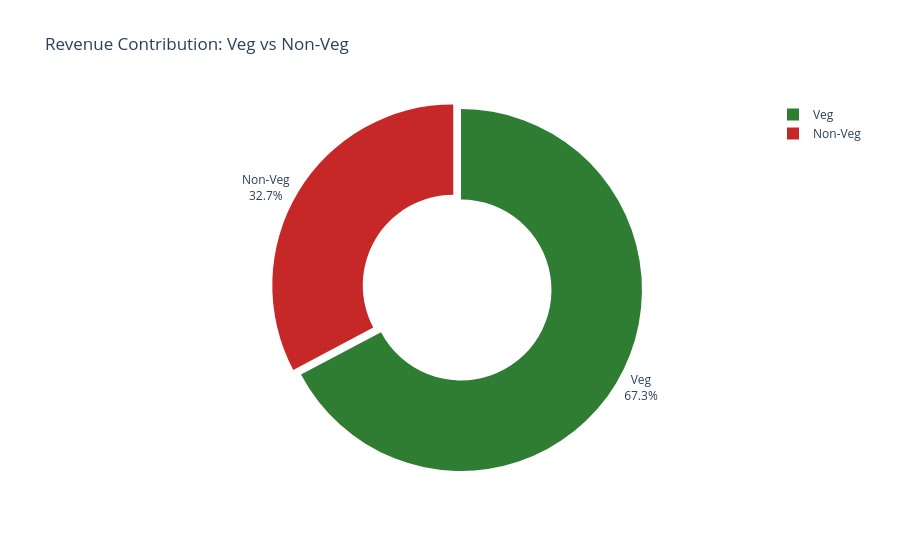

Source (notebook cell):
### Code cell
# 2. Plot custom donut chart
fig = px.pie(
    food_revenue,
    values="Price (INR)",
    names="Food Category",
    hole=0.5,
    title="Revenue Contribution: Veg vs Non-Veg",
    # Custom color mapping matching standard food industry indicators
    color="Food Category",
    color_discrete_map={"Veg": "#2e7d32", "Non-Veg": "#c62828"} 
)

# 3. Refine trace text and pull presentation
fig.update_traces(
    textinfo="label+percent",
    textposition="outside",  # Prevents overlapping text inside thin slices
    pull=[0.05 if cat == "Non-Veg" else 0 for cat in food_revenue["Food Category"]],
    hovertemplate="<b>%{label}</b><br>Revenue: ₹%{value:,.2f}<br>Share: %{percent}<extra></extra>"
)

### Figure 1 — Plotly figure (JSON) as saved in the notebook; plotly's stock layout.template omitted (floating-point values rounded to 4 significant figures)
{"data": [{"customdata": [["Non-Veg"], ["Veg"]], "domain": {"x": [0, 1], "y": [0, 1]}, "hole": 0.5, "hovertemplate": "<b>%{label}</b><br>Revenue: ₹%{value:,.2f}<br>Share: %{percent}<extra></extra>", "labels": ["Non-Veg", "Veg"], "legendgroup": "", "marker": {"colors": ["#c62828", "#2e7d32"]}, "name": "", "pull": [0.05, 0], "showlegend": true, "textinfo": "label+percent", "textposition": "outside", "type": "pie", "values": [17360000.0, 35660000.0]}], "layout": {"legend": {"tracegroupgap": 0}, "title": {"text": "Revenue Contribution: Veg vs Non-Veg"}}}
